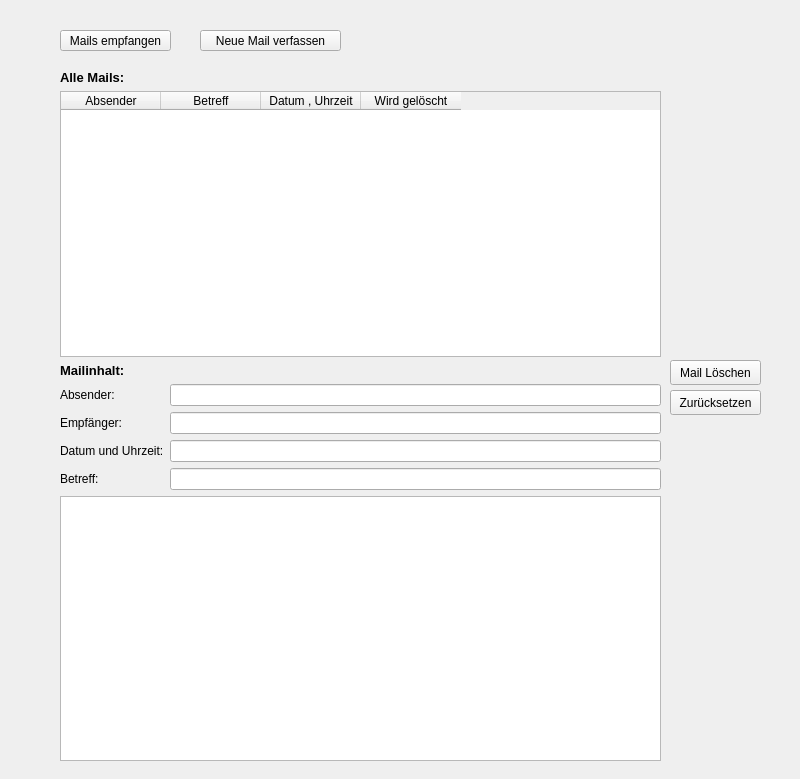
<?xml version="1.0" encoding="UTF-8"?>
<ui version="4.0">
 <class>MenuWidget</class>
 <widget class="QWidget" name="MenuWidget">
  <property name="geometry">
   <rect>
    <x>0</x>
    <y>0</y>
    <width>800</width>
    <height>779</height>
   </rect>
  </property>
  <property name="windowTitle">
   <string>Thunder Mail Client: Posteingang</string>
  </property>
  <widget class="QPushButton" name="sendMailPushButton">
   <property name="geometry">
    <rect>
     <x>200</x>
     <y>30</y>
     <width>141</width>
     <height>21</height>
    </rect>
   </property>
   <property name="text">
    <string>Neue Mail verfassen</string>
   </property>
  </widget>
  <widget class="QPushButton" name="receiveMailsPushButton">
   <property name="geometry">
    <rect>
     <x>60</x>
     <y>30</y>
     <width>111</width>
     <height>21</height>
    </rect>
   </property>
   <property name="text">
    <string>Mails empfangen</string>
   </property>
  </widget>
  <widget class="QWidget" name="verticalLayoutWidget">
   <property name="geometry">
    <rect>
     <x>60</x>
     <y>70</y>
     <width>601</width>
     <height>691</height>
    </rect>
   </property>
   <layout class="QVBoxLayout" name="verticalLayout">
    <item>
     <widget class="QLabel" name="label_2">
      <property name="font">
       <font>
        <pointsize>10</pointsize>
        <weight>75</weight>
        <bold>true</bold>
       </font>
      </property>
      <property name="text">
       <string>Alle Mails:</string>
      </property>
     </widget>
    </item>
    <item>
     <widget class="QTableWidget" name="mailsTableWidget">
      <column>
       <property name="text">
        <string>Absender</string>
       </property>
      </column>
      <column>
       <property name="text">
        <string>Betreff</string>
       </property>
      </column>
      <column>
       <property name="text">
        <string>Datum , Uhrzeit</string>
       </property>
      </column>
      <column>
       <property name="text">
        <string>Wird gelöscht</string>
       </property>
      </column>
     </widget>
    </item>
    <item>
     <widget class="QLabel" name="mailContentLabel">
      <property name="font">
       <font>
        <pointsize>10</pointsize>
        <weight>75</weight>
        <bold>true</bold>
       </font>
      </property>
      <property name="text">
       <string>Mailinhalt:</string>
      </property>
     </widget>
    </item>
    <item>
     <layout class="QFormLayout" name="formLayout_2">
      <item row="0" column="0">
       <widget class="QLabel" name="senderLabel">
        <property name="text">
         <string>Absender:</string>
        </property>
       </widget>
      </item>
      <item row="0" column="1">
       <widget class="QLineEdit" name="senderLineEdit"/>
      </item>
      <item row="1" column="0">
       <widget class="QLabel" name="recipientsLabel">
        <property name="text">
         <string>Empfänger:</string>
        </property>
       </widget>
      </item>
      <item row="1" column="1">
       <widget class="QLineEdit" name="recipientsLineEdit"/>
      </item>
      <item row="2" column="0">
       <widget class="QLabel" name="dateTimeLabel">
        <property name="text">
         <string>Datum und Uhrzeit:</string>
        </property>
        <property name="buddy">
         <cstring>dateTimeLineEdit</cstring>
        </property>
       </widget>
      </item>
      <item row="2" column="1">
       <widget class="QLineEdit" name="dateTimeLineEdit"/>
      </item>
      <item row="3" column="0">
       <widget class="QLabel" name="subjetLabel">
        <property name="text">
         <string>Betreff:</string>
        </property>
       </widget>
      </item>
      <item row="3" column="1">
       <widget class="QLineEdit" name="subjectLineEdit"/>
      </item>
     </layout>
    </item>
    <item>
     <widget class="QPlainTextEdit" name="bodyTextEdit"/>
    </item>
   </layout>
  </widget>
  <widget class="QPushButton" name="deleteMailPushButton">
   <property name="geometry">
    <rect>
     <x>670</x>
     <y>360</y>
     <width>91</width>
     <height>25</height>
    </rect>
   </property>
   <property name="text">
    <string>Mail Löschen</string>
   </property>
  </widget>
  <widget class="QPushButton" name="resetPushButton">
   <property name="geometry">
    <rect>
     <x>670</x>
     <y>390</y>
     <width>91</width>
     <height>25</height>
    </rect>
   </property>
   <property name="text">
    <string>Zurücksetzen</string>
   </property>
  </widget>
 </widget>
 <resources/>
 <connections/>
</ui>
